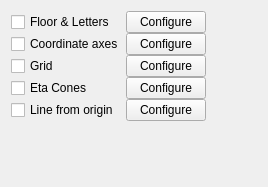
<?xml version="1.0" encoding="UTF-8"?>
<ui version="4.0">
 <class>VP1GuidesControllerForm</class>
 <widget class="QWidget" name="VP1GuidesControllerForm">
  <property name="geometry">
   <rect>
    <x>0</x>
    <y>0</y>
    <width>268</width>
    <height>187</height>
   </rect>
  </property>
  <property name="windowTitle">
   <string>Form</string>
  </property>
  <layout class="QGridLayout">
   <property name="rightMargin">
    <number>1</number>
   </property>
   <property name="bottomMargin">
    <number>1</number>
   </property>
   <property name="spacing">
    <number>0</number>
   </property>
   <item row="0" column="0">
    <layout class="QGridLayout">
     <property name="horizontalSpacing">
      <number>2</number>
     </property>
     <property name="verticalSpacing">
      <number>0</number>
     </property>
     <item row="5" column="0">
      <widget class="QCheckBox" name="checkBox_lines">
       <property name="text">
        <string>Line from origin</string>
       </property>
       <property name="checked">
        <bool>false</bool>
       </property>
      </widget>
     </item>
     <item row="2" column="0">
      <widget class="QCheckBox" name="checkBox_grid">
       <property name="text">
        <string>Grid</string>
       </property>
      </widget>
     </item>
     <item row="1" column="0">
      <widget class="QCheckBox" name="checkBox_coordinateAxes">
       <property name="text">
        <string>Coordinate axes</string>
       </property>
      </widget>
     </item>
     <item row="2" column="1">
      <widget class="QPushButton" name="pushButton_settings_grid">
       <property name="text">
        <string>Configure</string>
       </property>
      </widget>
     </item>
     <item row="1" column="1">
      <widget class="QPushButton" name="pushButton_settings_coordinateAxes">
       <property name="text">
        <string>Configure</string>
       </property>
      </widget>
     </item>
     <item row="3" column="1">
      <widget class="QPushButton" name="pushButton_settings_etaCones">
       <property name="text">
        <string>Configure</string>
       </property>
      </widget>
     </item>
     <item row="5" column="1">
      <widget class="QPushButton" name="pushButton_settings_lines">
       <property name="text">
        <string>Configure</string>
       </property>
      </widget>
     </item>
     <item row="0" column="0">
      <widget class="QCheckBox" name="checkBox_floorAndLetters">
       <property name="text">
        <string>Floor &amp;&amp; Letters</string>
       </property>
       <property name="checked">
        <bool>false</bool>
       </property>
      </widget>
     </item>
     <item row="3" column="0">
      <widget class="QCheckBox" name="checkBox_etaCones">
       <property name="text">
        <string>Eta Cones</string>
       </property>
      </widget>
     </item>
     <item row="0" column="1">
      <widget class="QPushButton" name="pushButton_settings_floorAndLetters">
       <property name="text">
        <string>Configure</string>
       </property>
      </widget>
     </item>
    </layout>
   </item>
   <item row="0" column="1">
    <spacer>
     <property name="orientation">
      <enum>Qt::Horizontal</enum>
     </property>
     <property name="sizeHint" stdset="0">
      <size>
       <width>1</width>
       <height>20</height>
      </size>
     </property>
    </spacer>
   </item>
   <item row="1" column="0">
    <spacer>
     <property name="orientation">
      <enum>Qt::Vertical</enum>
     </property>
     <property name="sizeHint" stdset="0">
      <size>
       <width>20</width>
       <height>1</height>
      </size>
     </property>
    </spacer>
   </item>
  </layout>
 </widget>
 <resources/>
 <connections/>
</ui>
